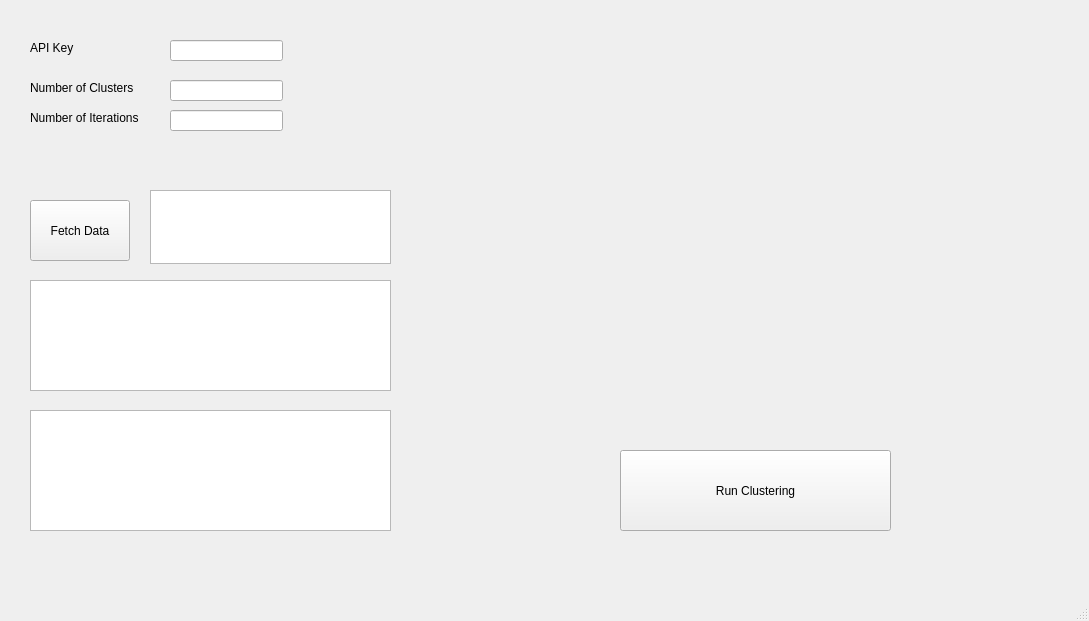
<?xml version="1.0" encoding="UTF-8"?>
<ui version="4.0">
 <class>MainWindow</class>
 <widget class="QMainWindow" name="MainWindow">
  <property name="geometry">
   <rect>
    <x>0</x>
    <y>0</y>
    <width>1089</width>
    <height>621</height>
   </rect>
  </property>
  <property name="windowTitle">
   <string>MainWindow</string>
  </property>
  <widget class="QWidget" name="centralwidget">
   <widget class="QLineEdit" name="apiKeyInput">
    <property name="geometry">
     <rect>
      <x>170</x>
      <y>40</y>
      <width>113</width>
      <height>21</height>
     </rect>
    </property>
   </widget>
   <widget class="QLineEdit" name="iterationsInput">
    <property name="geometry">
     <rect>
      <x>170</x>
      <y>110</y>
      <width>113</width>
      <height>21</height>
     </rect>
    </property>
   </widget>
   <widget class="QLineEdit" name="clustersInput">
    <property name="geometry">
     <rect>
      <x>170</x>
      <y>80</y>
      <width>113</width>
      <height>21</height>
     </rect>
    </property>
   </widget>
   <widget class="QLabel" name="label">
    <property name="geometry">
     <rect>
      <x>30</x>
      <y>40</y>
      <width>58</width>
      <height>16</height>
     </rect>
    </property>
    <property name="text">
     <string>API Key</string>
    </property>
   </widget>
   <widget class="QLabel" name="label_2">
    <property name="geometry">
     <rect>
      <x>30</x>
      <y>80</y>
      <width>171</width>
      <height>16</height>
     </rect>
    </property>
    <property name="text">
     <string>Number of Clusters</string>
    </property>
   </widget>
   <widget class="QLabel" name="label_3">
    <property name="geometry">
     <rect>
      <x>30</x>
      <y>110</y>
      <width>191</width>
      <height>16</height>
     </rect>
    </property>
    <property name="text">
     <string>Number of Iterations</string>
    </property>
   </widget>
   <widget class="QPushButton" name="fetchDataButton">
    <property name="geometry">
     <rect>
      <x>30</x>
      <y>200</y>
      <width>100</width>
      <height>61</height>
     </rect>
    </property>
    <property name="text">
     <string>Fetch Data</string>
    </property>
   </widget>
   <widget class="QPushButton" name="runClusteringButton">
    <property name="geometry">
     <rect>
      <x>620</x>
      <y>450</y>
      <width>271</width>
      <height>81</height>
     </rect>
    </property>
    <property name="text">
     <string>Run Clustering</string>
    </property>
   </widget>
   <widget class="QTableWidget" name="neoTable">
    <property name="geometry">
     <rect>
      <x>30</x>
      <y>410</y>
      <width>361</width>
      <height>121</height>
     </rect>
    </property>
   </widget>
   <widget class="QTableWidget" name="clusterTable">
    <property name="geometry">
     <rect>
      <x>30</x>
      <y>280</y>
      <width>361</width>
      <height>111</height>
     </rect>
    </property>
   </widget>
   <widget class="QTextEdit" name="statusOutput">
    <property name="geometry">
     <rect>
      <x>150</x>
      <y>190</y>
      <width>241</width>
      <height>74</height>
     </rect>
    </property>
   </widget>
   <widget class="QChartView" name="chartView" native="true">
    <property name="geometry">
     <rect>
      <x>460</x>
      <y>20</y>
      <width>591</width>
      <height>431</height>
     </rect>
    </property>
   </widget>
  </widget>
  <widget class="QMenuBar" name="menubar">
   <property name="geometry">
    <rect>
     <x>0</x>
     <y>0</y>
     <width>1089</width>
     <height>24</height>
    </rect>
   </property>
  </widget>
  <widget class="QStatusBar" name="statusbar"/>
 </widget>
 <customwidgets>
  <customwidget>
   <class>QChartView</class>
   <extends>QWidget</extends>
   <header location="global">QtCharts/QChartView</header>
   <container>1</container>
  </customwidget>
 </customwidgets>
 <resources/>
 <connections/>
</ui>
